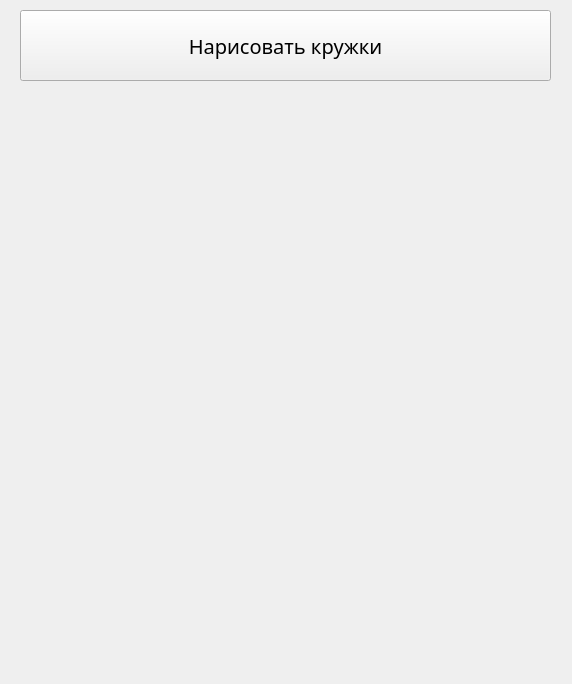
<?xml version="1.0" encoding="UTF-8"?>
<ui version="4.0">
 <class>Form</class>
 <widget class="QWidget" name="Form">
  <property name="geometry">
   <rect>
    <x>0</x>
    <y>0</y>
    <width>572</width>
    <height>684</height>
   </rect>
  </property>
  <property name="windowTitle">
   <string>Желтые круги</string>
  </property>
  <widget class="QPushButton" name="pushButton">
   <property name="geometry">
    <rect>
     <x>20</x>
     <y>10</y>
     <width>531</width>
     <height>71</height>
    </rect>
   </property>
   <property name="sizePolicy">
    <sizepolicy hsizetype="Expanding" vsizetype="Expanding">
     <horstretch>0</horstretch>
     <verstretch>0</verstretch>
    </sizepolicy>
   </property>
   <property name="minimumSize">
    <size>
     <width>0</width>
     <height>50</height>
    </size>
   </property>
   <property name="font">
    <font>
     <family>Segoe UI Light</family>
     <pointsize>15</pointsize>
    </font>
   </property>
   <property name="text">
    <string>Нарисовать кружки</string>
   </property>
  </widget>
 </widget>
 <resources/>
 <connections/>
</ui>
